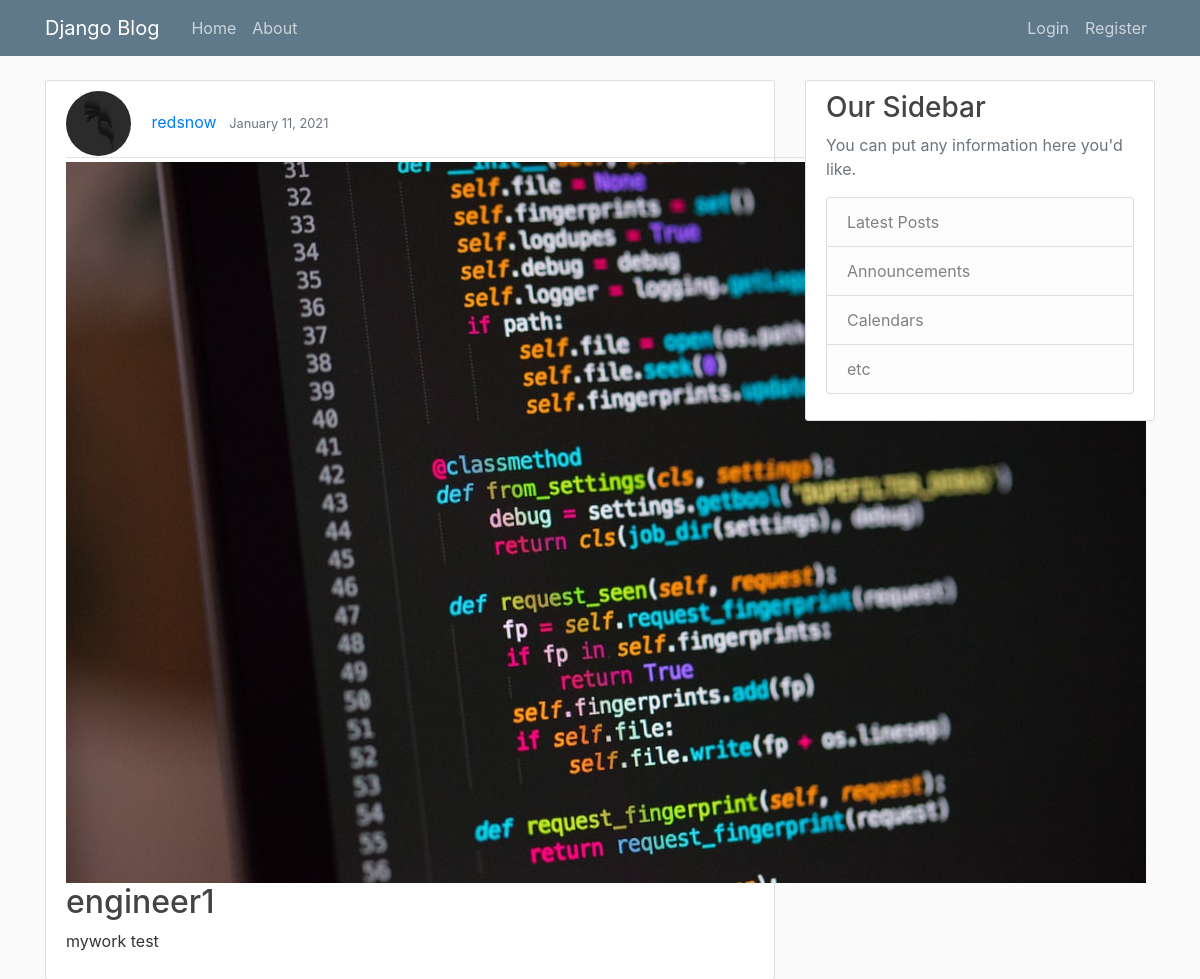
The page /post/30/ on the database its author committed.
### portfolio/models.py (models this page shows, shortened)
class Post(models.Model):
    title = models.CharField(max_length=100)
    content = models.TextField()
    header_image = models.ImageField(null=True, blank=True,upload_to="post_pics/")
    date_posted = models.DateTimeField(default=timezone.now)
    author = models.ForeignKey(User, on_delete=models.CASCADE)
    tags = TaggableManager()

### users/models.py (models this page shows, shortened)
class Profile(models.Model):
    user = models.OneToOneField(User, on_delete=models.CASCADE)
    image = models.ImageField(default='default.jpg', upload_to='profile_pics')

### portfolio/views.py (the view)
# urls.py: path('post/<int:pk>/', PostDetailView.as_view(), name='post-detail'),
class PostDetailView(DetailView):
    model = Post

### portfolio/templates/portfolio/post_detail.html (shortened to what this page needs)
{% extends "portfolio/base.html"%}
{% block content %}
  <article class="media content-section">
  <div class="media-body">
  <div class="article-metadata">
    <img src="{{object.author.profile.image.url}}" class="rounded-circle article-img">
    <a class="mr-2" href="{% url 'user-posts' object.author.username %}">{{ object.author }}</a>
    <small class="text-muted">{{ object.date_posted | date:"F d, Y" }}</small>
  </div>
  {% if post.header_image %}
  <img src="{{ post.header_image.url }}">
  {% endif %}
  <h2 class="article-title">{{ object.title }}</h2>
  <p class="article-content">{{ object.content }}</p>
  </div>
  </article>
{% endblock content %}

### portfolio/static/portfolio/main.css (style rules this page uses)
body { background: #fafafa; color: #333333; margin-top: 5rem; }
h1, h2, h3, h4, h5, h6 { color: #444444; }
.content-section { background: #ffffff; padding: 10px 20px; border: 1px solid #dddddd; border-radius: 3px; margin-bottom: 20px; }
.article-title { color: #444444; }
.article-content { white-space: pre-line; }
.article-img { height: 65px; width: 65px; margin-right: 16px; }
.article-metadata { padding-bottom: 1px; margin-bottom: 4px; border-bottom: 1px solid #e3e3e3 }

### rows shown on the page
Post: author.profile.image (picture), author "redsnow", date_posted "January 11, 2021", header_image (picture), title "engineer1", content "mywork test"
